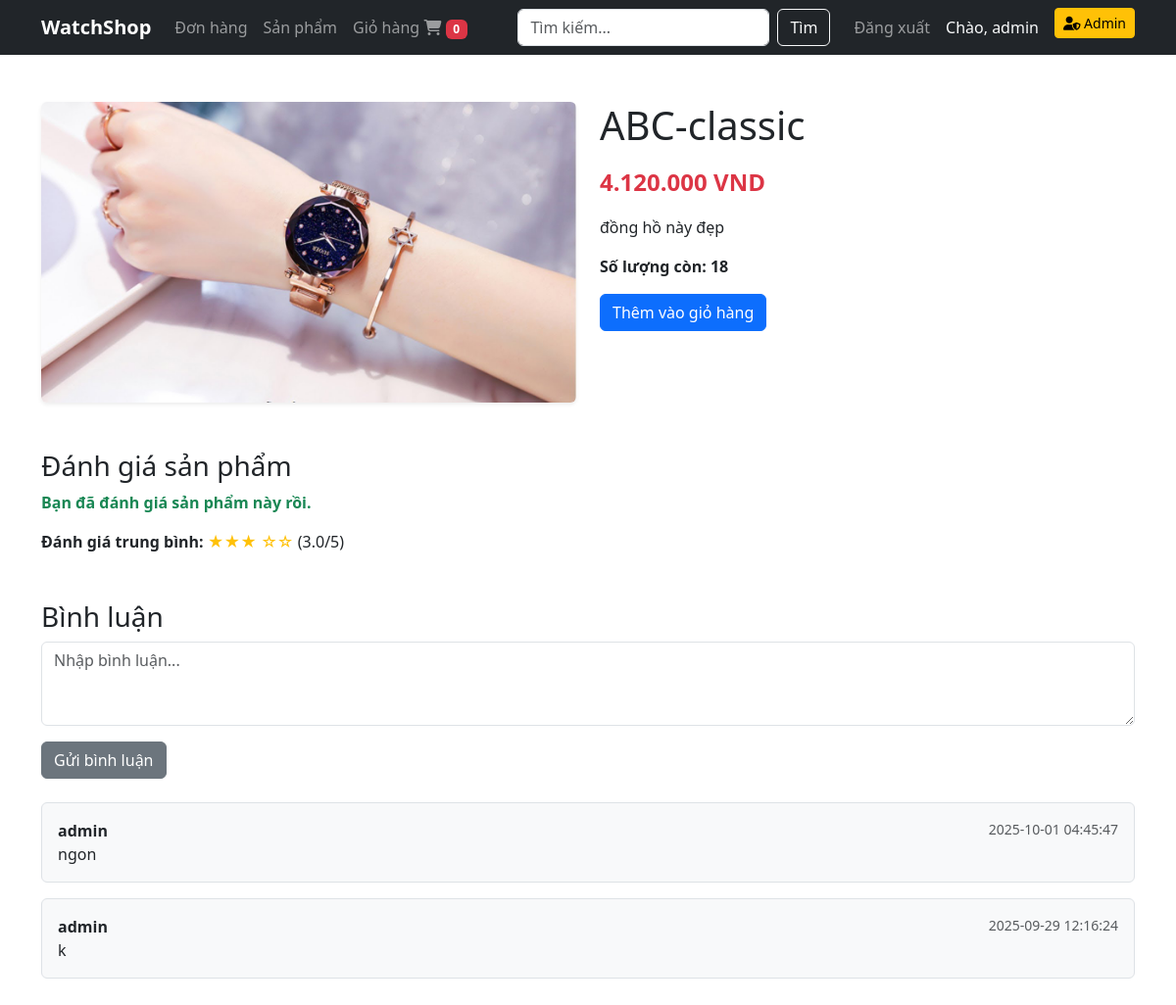
Screenshot of /index.php?action=productDetails&id=30 (signed in) with the database file from the repository.
### tables this page shows
CREATE TABLE `products` (
  `id` int(11) NOT NULL,
  `name` varchar(255) NOT NULL,
  `description` text DEFAULT NULL,
  `image` varchar(255) DEFAULT NULL,
  `price` decimal(10,2) DEFAULT 0.00,
  `stock` int(11) NOT NULL,
  `category_id` int(11) NOT NULL,
  `created_at` timestamp NOT NULL DEFAULT current_timestamp(),
  `updated_at` timestamp NOT NULL DEFAULT current_timestamp() ON UPDATE current_timestamp()
);

CREATE TABLE `comments` (
  `id` int(11) NOT NULL,
  `product_id` int(11) NOT NULL,
  `user_id` int(11) NOT NULL,
  `comment_text` text NOT NULL,
  `created_at` timestamp NULL DEFAULT current_timestamp()
);

CREATE TABLE `users` (
  `id` int(11) NOT NULL,
  `fullname` varchar(32) NOT NULL,
  `username` varchar(50) NOT NULL,
  `password` varchar(255) NOT NULL,
  `email` varchar(100) NOT NULL,
  `phone` varchar(15) NOT NULL,
  `role` enum('admin','user') NOT NULL DEFAULT 'user',
  `level` enum('Diamond','Gold','Silver','Common') NOT NULL DEFAULT 'Common',
  `created_at` timestamp NOT NULL DEFAULT current_timestamp(),
  `updated_at` timestamp NOT NULL DEFAULT current_timestamp() ON UPDATE current_timestamp()
);

### controller/site/ProductController.php (called while the page is built, shortened)
<?php
require_once __DIR__ . "/../../model/Product.php";
require_once __DIR__ . "/../../model/Rating.php";
require_once __DIR__ . "/../../model/Comments.php";
class ProductController {
    private Product $productModel;
    private Rating $ratingModel;
    private Comments $commentsModel;
    public function __construct(Product $productModel, Rating $ratingModel, Comments $commentsModel) {
        $this->productModel = $productModel;
        $this->ratingModel = $ratingModel;
        $this->commentsModel = $commentsModel;
    }
    public function productDetails()
    {
        $user_id = $_SESSION['user']['id'];
        $id = $_GET['id'] ?? null;
        $product = $this->productModel->getProductById($id);
        $comments = $this->commentsModel->getComments($id);
        $averageRating = $this->ratingModel->getAverageRating($id);
        $isRating = $this->ratingModel->checkRating($id,$user_id);
        include __DIR__ . "/../../view/site/product-details.php";
    }
}

### model/Product.php (called while the page is built, shortened)
<?php
class Product {
    private $pdo;
    public function __construct($pdo) {
        $this->pdo = $pdo;
    }
    public function getProductById(int $id): ?array {
        $stmt = $this->pdo->prepare("SELECT * FROM products WHERE id = :id");
        $stmt->execute(['id' => $id]);
        $product = $stmt->fetch(PDO::FETCH_ASSOC);
        return $product ?: null;
    }
}

### model/Rating.php (called while the page is built, shortened)
<?php
class Rating
{
    private $pdo;
    public function __construct($pdo) {
        $this->pdo = $pdo;
    }
    public function getAverageRating($product_id) {
        $stmt = $this->pdo->prepare("SELECT AVG(rating) as avg_rating FROM rating WHERE product_id = ?");
        $stmt->execute([$product_id]);
        return $stmt->fetchColumn();
    }
    public function checkRating($product_id,$user_id):bool {
        $stmt = $this->pdo->prepare("SELECT 1 FROM rating WHERE product_id = ? AND user_id = ?");
        $stmt->execute([$product_id, $user_id]);
        return (bool) $stmt->fetch();
    }
}
?>

### model/Comments.php (called while the page is built, shortened)
<?php
class Comments {
    private $pdo;
    public function __construct(PDO $pdo) {
        $this->pdo = $pdo;
    }
    public function getComments(int $id):array{
        $stmt = $this->pdo->prepare("SELECT c.*, u.username  FROM comments c JOIN users u ON c.user_id = u.id WHERE product_id = :id ORDER BY created_at DESC");
        $stmt->execute(['id' => $id]);
        return $stmt->fetchAll(PDO::FETCH_ASSOC);
    }
}
?>

### view/site/product-details.php (the view, shortened to what this page needs)
<?php include __DIR__ . '/components/header.php'; ?>
<div class="container py-5">
  <div class="row">
    <div class="col-md-6">
      <img src="view/image/<?= htmlspecialchars($product['image']) ?>"
           class="img-fluid rounded shadow-sm"
           alt="<?= htmlspecialchars($product['name']) ?>">
    </div>
    <div class="col-md-6">
      <h1 class="mb-3"><?= htmlspecialchars($product['name']) ?></h1>
      <p class="text-danger fs-4 fw-bold">
        <?= number_format($product['price'], 0, ',', '.') ?> VND
      </p>
      <p><?= nl2br(htmlspecialchars($product['description'])) ?></p>
      <p class="fw-bold">Số lượng còn: <?= $product['stock'] ?></p>
      <form method="POST" action="index.php?action=productDetails&id=<?= $product['id'] ?>">
          <button type="submit" class="btn btn-primary">Thêm vào giỏ hàng</button>
      </form>
    </div>
  </div>
<div class="mt-5">
  <h3>Đánh giá sản phẩm</h3>
  <?php if (!$isRating): ?>
    <form method="post" action="index.php?action=productDetails&id=<?= $product['id'] ?>" class="mb-4">
      <div class="mb-3">
        <label class="form-label">Chọn số sao:</label>
        <div class="d-flex gap-2">
          <?php for ($i = 5; $i >= 1; $i--): ?>
            <input type="radio" class="btn-check" name="rating" id="star<?= $i ?>" value="<?= $i ?>" required>
            <label for="star<?= $i ?>" class="btn btn-outline-warning">
              <?= str_repeat('★', $i) ?>
            </label>
          <?php endfor; ?>
        </div>
      </div>
      <button type="submit" class="btn btn-primary">Gửi đánh giá</button>
    </form>
  <?php else: ?>
    <p class="text-success fw-bold">Bạn đã đánh giá sản phẩm này rồi.</p>
  <?php endif; ?>
  <?php if (isset($averageRating)): ?>
    <div class="mb-4">
      <strong>Đánh giá trung bình: </strong>
      <span class="text-warning">
        <?= str_repeat('★', floor($averageRating)) ?>
        <?= str_repeat('☆', 5 - floor($averageRating)) ?>
      </span>
      (<?= number_format($averageRating, 1) ?>/5)
    </div>
  <?php endif; ?>
</div>
  <div class="mt-5">
    <h3>Bình luận</h3>
    <form method="post" action="index.php?action=productDetails&id=<?= $product['id'] ?>" class="mb-4">
      <div class="mb-3">
        <textarea name="comment_text" rows="3" class="form-control" placeholder="Nhập bình luận..." required></textarea>
      </div>
      <button type="submit" class="btn btn-secondary">Gửi bình luận</button>
    </form>
    <?php if (!empty($comments)): ?>
      <?php foreach ($comments as $cmt): ?>
        <div class="border rounded p-3 mb-3 bg-light">
          <strong><?= htmlspecialchars($cmt['username']) ?></strong>
          <small class="text-muted float-end"><?= htmlspecialchars($cmt['created_at']) ?></small>
          <p class="mb-0"><?= nl2br(htmlspecialchars($cmt['comment_text'])) ?></p>
        </div>
      <?php endforeach; ?>
    <?php else: ?>
      <p>Chưa có bình luận nào cho sản phẩm này.</p>
    <?php endif; ?>
  </div>
</div>
</body>
</html>

### rows the page displays
products: image (picture), name "ABC-classic", price "4.120.000", description "đồng hồ này đẹp", stock "18"
comments: user.username "admin", created_at "2025-10-01 04:45:47", comment_text "ngon"
comments: user.username "admin", created_at "2025-09-29 12:16:24", comment_text "k"

### other values shown
$totalItems "0"
$_SESSION['user']['username'] "admin"
str_repeat('★', floor($averageRating)) "★★★"
str_repeat('☆', 5 - floor($averageRating)) "☆☆"
$averageRating "3.0"
